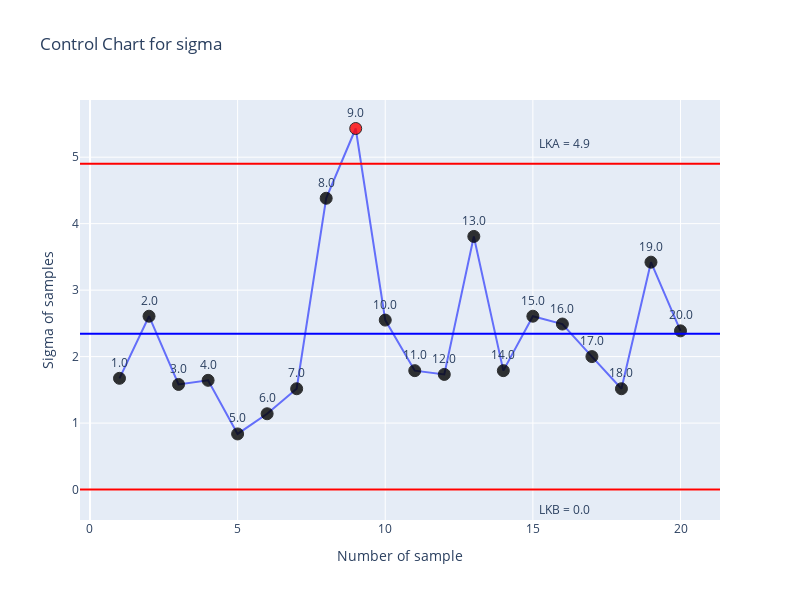

Notebook code cell kept with this figure:
### Code cell
fig = go.Figure()
fig.add_trace(go.Scatter(
    x=data["Sample"],
    y=data["sigma"],
    mode='lines+markers+text',
    name = 'Sample Sigma',
    text = labels,
    textposition="top center",
    marker=dict(
        size=12,
        color=['black' if LKB_sigma <= y <= LKA_sigma else 'red' for y in data["sigma"]],
        opacity=0.8,
        line=dict(width=1, color='black')
    )
))

fig.add_hline(y=LKA_sigma, line=dict(color='Red'))
fig.add_hline(y=mean_sigma, line=dict(color='Blue'))
fig.add_hline(y=LKB_sigma, line=dict(color='Red'))

fig.add_annotation(text=f"LKA = {round(LKA_sigma,2)}", xref="paper", yref="y", x=0.8, y=LKA_sigma+0.3, showarrow=False)
fig.add_annotation(text=f"LKB = {round(LKB_sigma,2)}", xref="paper", yref="y", x=0.8, y=LKB_sigma-0.3, showarrow=False)

fig.update_layout(
    title='Control Chart for sigma',
    xaxis_title='Number of sample',
    yaxis_title='Sigma of samples',
    width=800,
    height=600
)

### Figure 1 — Plotly figure (JSON) as saved in the notebook; plotly's stock layout.template omitted (floating-point values rounded to 4 significant figures)
{"data": [{"marker": {"color": ["black", "black", "black", "black", "black", "black", "black", "black", "red", "black", "black", "black", "black", "black", "black", "black", "black", "black", "black", "black", "black"], "line": {"color": "black", "width": 1}, "opacity": 0.8, "size": 12}, "mode": "lines+markers+text", "name": "Sample Sigma", "text": ["1.0", "2.0", "3.0", "4.0", "5.0", "6.0", "7.0", "8.0", "9.0", "10.0", "11.0", "12.0", "13.0", "14.0", "15.0", "16.0", "17.0", "18.0", "19.0", "20.0", "nan"], "textposition": "top center", "type": "scatter", "x": [1, 2, 3, 4, 5, 6, 7, 8, 9, 10, 11, 12, 13, 14, 15, 16, 17, 18, 19, 20, null], "y": [1.673, 2.608, 1.581, 1.643, 0.8367, 1.14, 1.517, 4.382, 5.431, 2.55, 1.789, 1.732, 3.808, 1.789, 2.608, 2.49, 2, 1.517, 3.421, 2.387, 2.345]}], "layout": {"annotations": [{"showarrow": false, "text": "LKA = 4.9", "x": 0.8, "xref": "paper", "y": 5.201, "yref": "y"}, {"showarrow": false, "text": "LKB = 0.0", "x": 0.8, "xref": "paper", "y": -0.3, "yref": "y"}], "height": 600, "shapes": [{"line": {"color": "Red"}, "type": "line", "x0": 0, "x1": 1, "xref": "x domain", "y0": 4.901, "y1": 4.901, "yref": "y"}, {"line": {"color": "Blue"}, "type": "line", "x0": 0, "x1": 1, "xref": "x domain", "y0": 2.345, "y1": 2.345, "yref": "y"}, {"line": {"color": "Red"}, "type": "line", "x0": 0, "x1": 1, "xref": "x domain", "y0": 0, "y1": 0, "yref": "y"}], "title": {"text": "Control Chart for sigma"}, "width": 800, "xaxis": {"title": {"text": "Number of sample"}}, "yaxis": {"title": {"text": "Sigma of samples"}}}}
